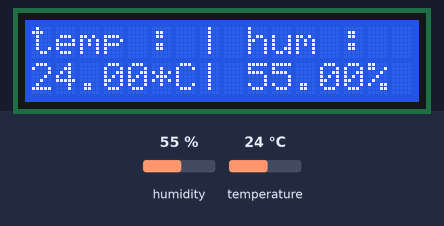
Bench run of a sketch on a simulated Arduino Uno, built with avr-gcc and run on an emulated ATmega328P. Shown: 16×2 character LCD. The inputs (shaded band) are chosen by the test bench; at power-on: humidity 55 %, temperature 24 °C. What the sketch prints to the serial monitor is not drawn.

Above: at 2.9 s.
3.0 s: humidity set to 22 %
At 5.6 s:
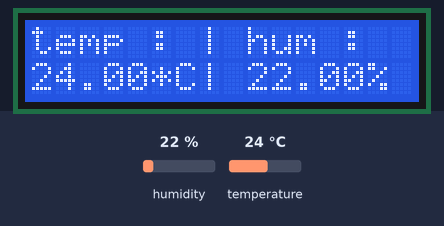
5.9 s: temperature set to 12 °C
At 7.2 s:
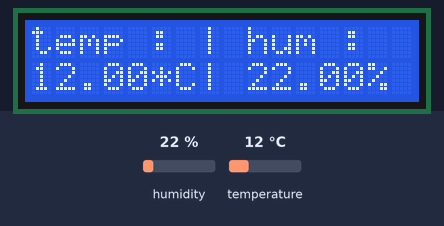
8.8 s: humidity set to 40 %
At 12.0 s:
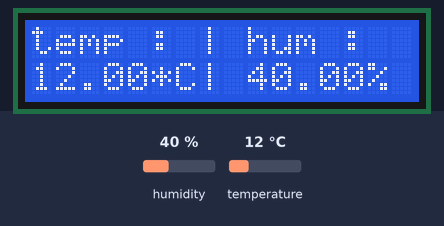
12.3 s: temperature set to 19 °C
At 13.7 s:
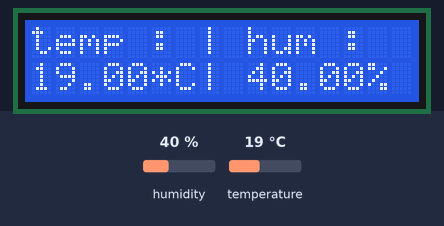
Timing chart, 0 to 15.3 s (numbered marks = the images above; inputs shaded):
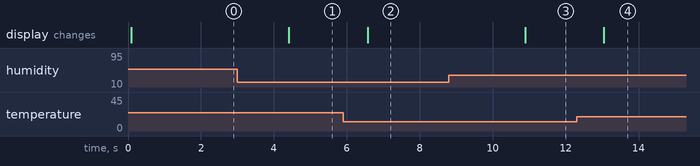

Measured:
- after the input at 3.0 s, the display: changes after 1.4 s (image 1)
- after the input at 5.9 s, the display: changes after 0.67 s (image 2)
- after the input at 8.8 s, the display: changes after 2.1 s (image 3)
- after the input at 12.3 s, the display: changes after 0.75 s (image 4)

The sketch:

tp-arduino01.ino
```cpp
/*
    Name:           tp-arduino01.ino
    Created:	      13/02/2023
    last update:    13/02/2023
    @Author:        Teo GOJKOVIC
*/
//Library pour le projet
#include <DHT.h>
#include <LiquidCrystal.h>

//Pins de l'écran LCD 2*16
#define rs A0
#define en A1
#define d4 6
#define d5 5
#define d6 4
#define d7 3
LiquidCrystal lcd(rs, en, d4, d5, d6, d7);
#define data 2
DHT dht(2, DHT11);


void setup() {
   dht.begin();           // Initialisation du capteur
   Serial.begin(9600);    // Initialisation du port série et son port
}


//Création de la boucle
void loop() {
   float h = dht.readHumidity();      //création d'une variable flottante qui stocke la valeur de l'humidité
   float t = dht.readTemperature();   //création d'une variable flottante qui stocke la valeur de la température


  //Affichage sur le port série
   Serial.print("Humidity: ");
   Serial.println(h);
   Serial.print("Temperature: ");
   Serial.println(t);


  //Affichage sur l'écran LCD
   lcd.begin(16, 2);                        //Initialisation de l'écran
   lcd.setCursor(0, 0);                     //Position du curseur (colonne 0, ligne 0)
   lcd.print("temp : | hum :");
   lcd.setCursor(0, 1);                     //Position du curseur (colonne 0, ligne 1)
   lcd.print(t); lcd.print("*C| ");
   lcd.print(h); lcd.print("%");

  delay(1000);                              //Attendre 1000 ms soit 1 seconde avant de refaire la boucle
}
```
